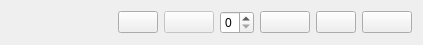
               <widget class="QWidget" name="layoutWidget_5">
                <property name="geometry">
                 <rect>
                  <x>0</x>
                  <y>1150</y>
                  <width>423</width>
                  <height>41</height>
                 </rect>
                </property>
                <layout class="QHBoxLayout" name="horizontalLayout_63">
                 <item>
                  <spacer name="horizontalSpacer_18">
                   <property name="orientation">
                    <enum>Qt::Horizontal</enum>
                   </property>
                   <property name="sizeHint" stdset="0">
                    <size>
                     <width>40</width>
                     <height>20</height>
                    </size>
                   </property>
                  </spacer>
                 </item>
                 <item>
                  <widget class="QPushButton" name="Button_Update_NC">
                   <property name="maximumSize">
                    <size>
                     <width>50</width>
                     <height>16777215</height>
                    </size>
                   </property>
                   <property name="whatsThis">
                    <string>Actualizar variables del Nc.</string>
                   </property>
                   <property name="text">
                    <string/>
                   </property>
                   <property name="icon">
                    <iconset resource="resources.qrc">
                     <normaloff>:/plugins/HydroSEDPlugin/icons/save.svg</normaloff>:/plugins/HydroSEDPlugin/icons/save.svg</iconset>
                   </property>
                  </widget>
                 </item>
                 <item>
                  <widget class="QPushButton" name="ButtonVar2Net_NC">
                   <property name="enabled">
                    <bool>false</bool>
                   </property>
                   <property name="minimumSize">
                    <size>
                     <width>50</width>
                     <height>0</height>
                    </size>
                   </property>
                   <property name="maximumSize">
                    <size>
                     <width>30</width>
                     <height>16777215</height>
                    </size>
                   </property>
                   <property name="contextMenuPolicy">
                    <enum>Qt::DefaultContextMenu</enum>
                   </property>
                   <property name="toolTip">
                    <string>Convertir variable a red hídrica (promedia celdas del tramo).</string>
                   </property>
                   <property name="whatsThis">
                    <string>Convertir variable a red hídrica (promedia celdas del tramo).</string>
                   </property>
                   <property name="text">
                    <string/>
                   </property>
                   <property name="icon">
                    <iconset resource="resources.qrc">
                     <normaloff>:/plugins/HydroSEDPlugin/icons/RedHidrica.ico</normaloff>:/plugins/HydroSEDPlugin/icons/RedHidrica.ico</iconset>
                   </property>
                   <property name="iconSize">
                    <size>
                     <width>16</width>
                     <height>16</height>
                    </size>
                   </property>
                  </widget>
                 </item>
                 <item>
                  <widget class="QSpinBox" name="SpinBoxNCLayer">
                   <property name="maximumSize">
                    <size>
                     <width>50</width>
                     <height>16777215</height>
                    </size>
                   </property>
                   <property name="whatsThis">
                    <string>Capa a ver (o editar) de la variable Nc.</string>
                   </property>
                   <property name="maximum">
                    <number>5</number>
                   </property>
                  </widget>
                 </item>
                 <item>
                  <widget class="QPushButton" name="ButtonDraw_histogram_NC">
                   <property name="enabled">
                    <bool>true</bool>
                   </property>
                   <property name="minimumSize">
                    <size>
                     <width>50</width>
                     <height>0</height>
                    </size>
                   </property>
                   <property name="maximumSize">
                    <size>
                     <width>30</width>
                     <height>16777215</height>
                    </size>
                   </property>
                   <property name="contextMenuPolicy">
                    <enum>Qt::DefaultContextMenu</enum>
                   </property>
                   <property name="toolTip">
                    <string>Grafica el histograma de la variable seleccionada</string>
                   </property>
                   <property name="whatsThis">
                    <string>Grafica el histograma de la variable seleccionada</string>
                   </property>
                   <property name="text">
                    <string/>
                   </property>
                   <property name="icon">
                    <iconset resource="resources.qrc">
                     <normaloff>:/plugins/HydroSEDPlugin/icons/histograma.ico</normaloff>:/plugins/HydroSEDPlugin/icons/histograma.ico</iconset>
                   </property>
                   <property name="iconSize">
                    <size>
                     <width>16</width>
                     <height>16</height>
                    </size>
                   </property>
                  </widget>
                 </item>
                 <item>
                  <widget class="QPushButton" name="Button_Visualizar_Desde_NC">
                   <property name="maximumSize">
                    <size>
                     <width>50</width>
                     <height>16777215</height>
                    </size>
                   </property>
                   <property name="whatsThis">
                    <string>Visualizar una variable del Nc</string>
                   </property>
                   <property name="text">
                    <string/>
                   </property>
                   <property name="icon">
                    <iconset resource="resources.qrc">
                     <normaloff>:/plugins/HydroSEDPlugin/icons/icono-ver.png</normaloff>:/plugins/HydroSEDPlugin/icons/icono-ver.png</iconset>
                   </property>
                  </widget>
                 </item>
                 <item>
                  <widget class="QPushButton" name="Button_Eliminar_Desde_NC">
                   <property name="minimumSize">
                    <size>
                     <width>50</width>
                     <height>0</height>
                    </size>
                   </property>
                   <property name="maximumSize">
                    <size>
                     <width>30</width>
                     <height>16777215</height>
                    </size>
                   </property>
                   <property name="text">
                    <string/>
                   </property>
                   <property name="icon">
                    <iconset resource="resources.qrc">
                     <normaloff>:/plugins/HydroSEDPlugin/icons/icono-borrar.png</normaloff>:/plugins/HydroSEDPlugin/icons/icono-borrar.png</iconset>
                   </property>
                  </widget>
                 </item>
                </layout>
               </widget>
